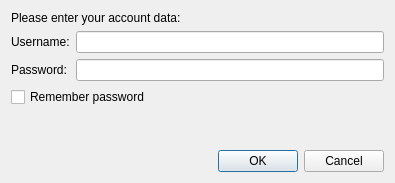
<?xml version="1.0" encoding="UTF-8"?>
<ui version="4.0">
 <class>CoreConnectAuthDlg</class>
 <widget class="QDialog" name="CoreConnectAuthDlg">
  <property name="geometry">
   <rect>
    <x>0</x>
    <y>0</y>
    <width>395</width>
    <height>183</height>
   </rect>
  </property>
  <property name="windowTitle">
   <string>Authentication Required</string>
  </property>
  <layout class="QVBoxLayout" name="verticalLayout">
   <item>
    <widget class="QLabel" name="label">
     <property name="text">
      <string>Please enter your account data:</string>
     </property>
     <property name="wordWrap">
      <bool>false</bool>
     </property>
    </widget>
   </item>
   <item>
    <layout class="QGridLayout" name="gridLayout">
     <item row="0" column="1">
      <widget class="QLineEdit" name="user"/>
     </item>
     <item row="1" column="0">
      <widget class="QLabel" name="label_3">
       <property name="text">
        <string>Password:</string>
       </property>
      </widget>
     </item>
     <item row="1" column="1">
      <widget class="QLineEdit" name="password">
       <property name="echoMode">
        <enum>QLineEdit::Password</enum>
       </property>
      </widget>
     </item>
     <item row="0" column="0">
      <widget class="QLabel" name="label_2">
       <property name="text">
        <string>Username:</string>
       </property>
      </widget>
     </item>
    </layout>
   </item>
   <item>
    <widget class="QCheckBox" name="rememberPasswd">
     <property name="text">
      <string>Remember password</string>
     </property>
    </widget>
   </item>
   <item>
    <spacer name="verticalSpacer">
     <property name="orientation">
      <enum>Qt::Vertical</enum>
     </property>
     <property name="sizeHint" stdset="0">
      <size>
       <width>20</width>
       <height>40</height>
      </size>
     </property>
    </spacer>
   </item>
   <item>
    <widget class="QDialogButtonBox" name="buttonBox">
     <property name="orientation">
      <enum>Qt::Horizontal</enum>
     </property>
     <property name="standardButtons">
      <set>QDialogButtonBox::Cancel|QDialogButtonBox::Ok</set>
     </property>
    </widget>
   </item>
  </layout>
 </widget>
 <resources/>
 <connections>
  <connection>
   <sender>buttonBox</sender>
   <signal>accepted()</signal>
   <receiver>CoreConnectAuthDlg</receiver>
   <slot>accept()</slot>
   <hints>
    <hint type="sourcelabel">
     <x>248</x>
     <y>254</y>
    </hint>
    <hint type="destinationlabel">
     <x>157</x>
     <y>274</y>
    </hint>
   </hints>
  </connection>
  <connection>
   <sender>buttonBox</sender>
   <signal>rejected()</signal>
   <receiver>CoreConnectAuthDlg</receiver>
   <slot>reject()</slot>
   <hints>
    <hint type="sourcelabel">
     <x>316</x>
     <y>260</y>
    </hint>
    <hint type="destinationlabel">
     <x>286</x>
     <y>274</y>
    </hint>
   </hints>
  </connection>
 </connections>
</ui>
